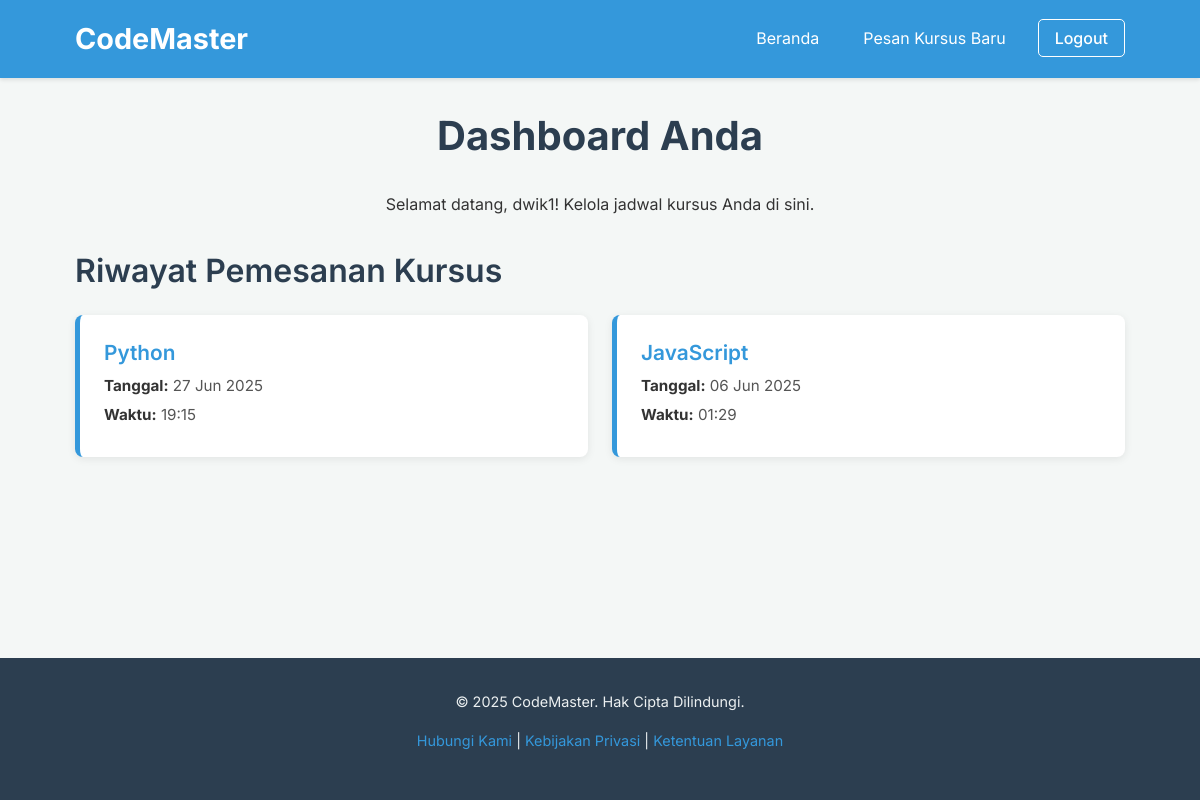
The app's page /dashboard.php (signed in) with its own data.
### tables this page shows
CREATE TABLE `bookings` (
  `id` int NOT NULL,
  `user_id` int NOT NULL,
  `language` varchar(50) NOT NULL,
  `date` date NOT NULL,
  `time` time NOT NULL,
  `notes` text,
  `created_at` timestamp NULL DEFAULT CURRENT_TIMESTAMP
);

### dashboard.php (the view, shortened to what this page needs)
<?php
$user_name = isset($_SESSION['user_name']) ? htmlspecialchars($_SESSION['user_name']) : 'Pengguna';
$bookings = [];
$db_host = "localhost"; $db_user = "root"; $db_pass = ""; $db_name = "codemaster";
$conn = new mysqli($db_host, $db_user, $db_pass, $db_name);
if ($conn->connect_error) {
    $error_message = "Tidak dapat memuat data pemesanan saat ini.";
} else {
    $stmt = $conn->prepare("SELECT id, language, date, time FROM bookings WHERE user_id = ? ORDER BY date DESC, time DESC");
    if ($stmt) {
        $stmt->bind_param("i", $_SESSION['user_id']);
        $stmt->execute();
        $result = $stmt->get_result();
        $bookings = $result->fetch_all(MYSQLI_ASSOC);
    } else {
        $error_message = "Gagal memuat riwayat pemesanan.";
    }
}
?>
<!DOCTYPE html>
<html lang="id">
<head>
    <link rel="stylesheet" href="styles.css">
    <link rel="stylesheet" href="https://cdnjs.cloudflare.com/ajax/libs/font-awesome/6.0.0-beta3/css/all.min.css">
</head>
<body>
    <header class="navbar">
        <div class="container">
            <a href="index.php" class="nav-brand">CodeMaster</a>
            <ul class="nav-links" id="navLinks">
                <li><a href="index.php">Beranda</a></li>
                <li><a href="index.php#booking-section">Pesan Kursus Baru</a></li>
                <li><a href="logout.php" class="button-style-outline">Logout</a></li>
            </ul>
        </div>
    </header>
    <main>
        <div class="container">
            <div class="dashboard-header">
                <h1>Dashboard Anda</h1>
                <p>Selamat datang, <?php echo $user_name; ?>! Kelola jadwal kursus Anda di sini.</p>
            </div>
            <h2 style="margin-bottom: 1.5rem;">Riwayat Pemesanan Kursus</h2>
            <?php if (empty($bookings)): ?>
                <div class="no-bookings">
                    <p>Anda belum memiliki pemesanan kursus.</p>
                    <a href="index.php#booking-section" class="btn btn-primary" style="margin-top:1rem;">Pesan Kursus Sekarang</a>
                </div>
            <?php else: ?>
                <div class="bookings-container">
                    <?php foreach ($bookings as $booking): ?>
                        <div class="booking-card">
                            <h3><?php echo htmlspecialchars($booking['language']); ?></h3>
                            <p><strong>Tanggal:</strong> <?php echo htmlspecialchars(date("d M Y", strtotime($booking['date']))); ?></p>
                            <p><strong>Waktu:</strong> <?php echo htmlspecialchars(date("H:i", strtotime($booking['time']))); ?></p>
                        </div>
                    <?php endforeach; ?>
                </div>
            <?php endif; ?>
        </div>
    </main>
    <footer class="footer">
    <div class="container">
        <p>&copy; <?php echo date("Y"); ?> CodeMaster. Hak Cipta Dilindungi.</p>
        <p>
            <a href="contact.php">Hubungi Kami</a> |
            <a href="#">Kebijakan Privasi</a> |
            <a href="#">Ketentuan Layanan</a>
        </p>
    </div>
</footer>
</body>
</html>

### styles.css (style rules this page uses)
*, *::before, *::after { box-sizing: border-box; margin: 0; padding: 0; }
body { font-family: 'Inter', sans-serif; line-height: 1.6; color: #333; background-color: #f4f7f6; display: flex; flex-direction: column; min-height: 100vh; font-size: 16px; }
.container { width: 90%; max-width: 1100px; margin-left: auto; margin-right: auto; padding: 0 15px; }
h1, h2, h3, h4 { margin-bottom: 0.75em; color: #2c3e50; line-height: 1.3; }
h1 { font-size: 2.5rem; font-weight: 700; }
h2 { font-size: 2rem; font-weight: 600; }
h3 { font-size: 1.75rem; font-weight: 600; }
p { margin-bottom: 1rem; }
a { color: #3498db; text-decoration: none; transition: color 0.3s ease; }
.navbar { background-color: #3498db; color: #fff; padding: 1rem 0; box-shadow: 0 2px 4px rgba(0, 0, 0, 0.1); position: sticky; top: 0; z-index: 1000; }
.navbar .container { display: flex; justify-content: space-between; align-items: center; }
.nav-brand { font-size: 1.8rem; font-weight: 700; color: #fff; text-decoration: none; }
.nav-links { list-style: none; display: flex; align-items: center; }
.nav-links li { margin-left: 20px; }
.nav-links a { color: #fff; padding: 0.5rem 0.75rem; border-radius: 4px; transition: background-color 0.3s ease, color 0.3s ease; }
.nav-links .button-style, .nav-links .button-style-outline { padding: 0.5rem 1rem; border: 1px solid #fff; border-radius: 5px; font-weight: 500; }
main { flex: 1; padding-top: 2rem; padding-bottom: 3rem; }
.footer { background-color: #2c3e50; color: #ecf0f1; padding: 2rem 0; text-align: center; font-size: 0.9rem; }
.footer a { color: #3498db; }
.dashboard-header { margin-bottom: 2rem; text-align: center; }
.bookings-container { display: grid; grid-template-columns: repeat(auto-fit, minmax(300px, 1fr)); gap: 1.5rem; }
.booking-card { background-color: #fff; padding: 1.5rem; border-radius: 8px; box-shadow: 0 2px 8px rgba(0, 0, 0, 0.08); border-left: 5px solid #3498db; }
.booking-card h3 { font-size: 1.3rem; color: #3498db; margin-bottom: 0.5rem; }
.booking-card p { margin-bottom: 0.3rem; color: #555; font-size: 0.95rem; }
.booking-card p strong { color: #333; }

### records on screen
bookings: language "Python", date "27 Jun 2025", time "19:15"
bookings: language "JavaScript", date "06 Jun 2025", time "01:29"

### other values on screen
$user_name "dwik1"
